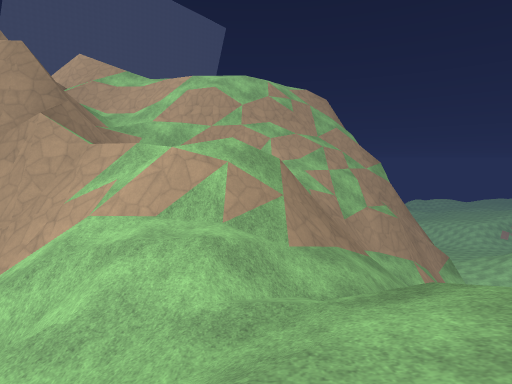
[1] (above)

16 first-person views from a walk through a level from a Godot 3-D game. The camera is 1.2 m above the floor, tilts 6° down and sees 80° across. The floor is counted in squares, 2 m on a side. Each view is taken from the middle of a square. On the plan, view 1 faces up. The plan holds only what a view shows up to about 9 squares ahead; the rest is blank. The place goes on beyond the plan. Some surface patterns are stand-ins.

[2]
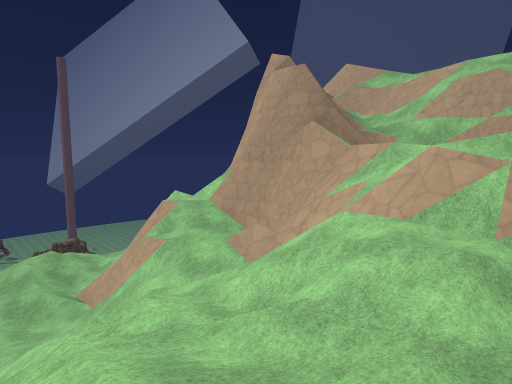

[3]
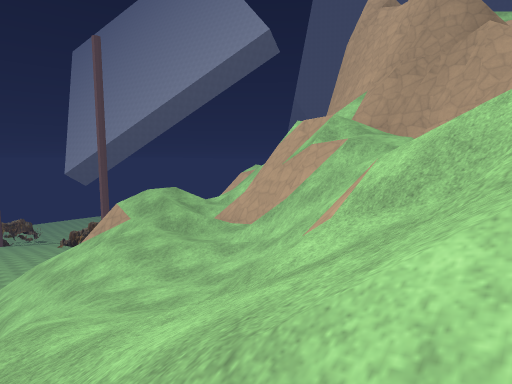

[4]
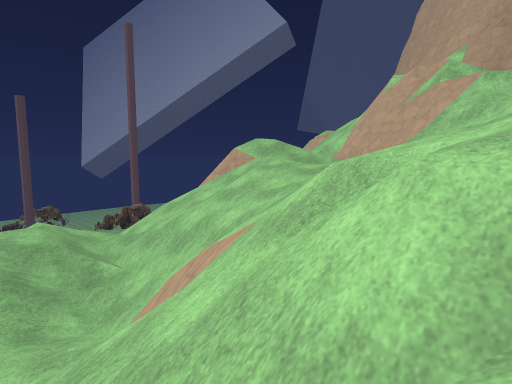

[5]
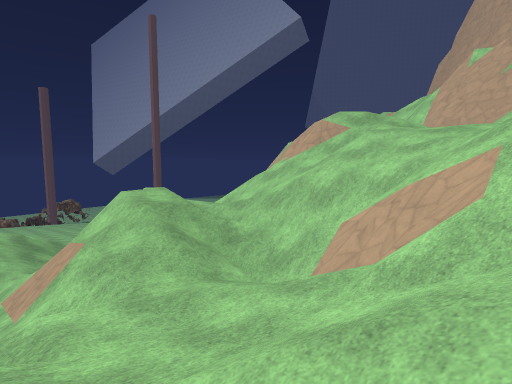

[6]
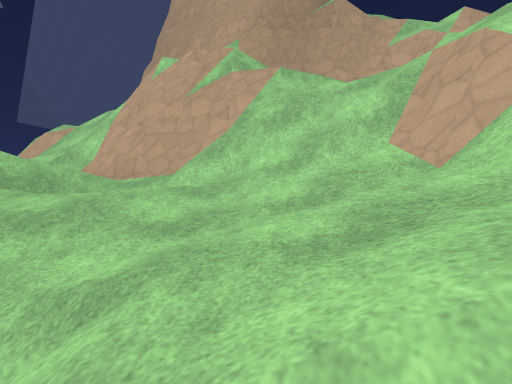

[7]
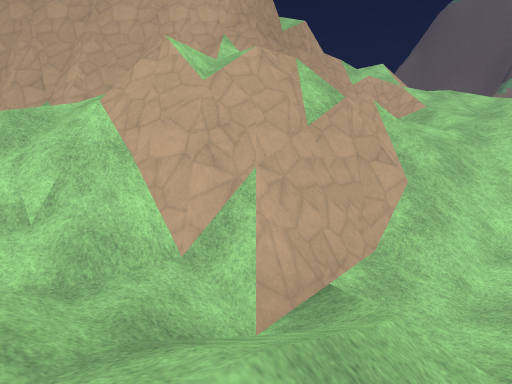

[8]
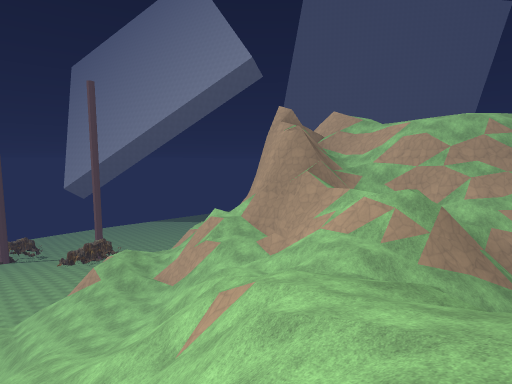

[9]
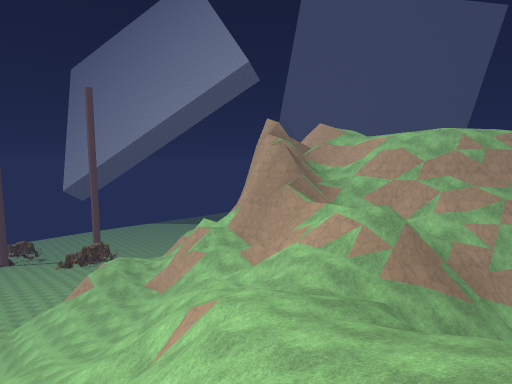

[10]
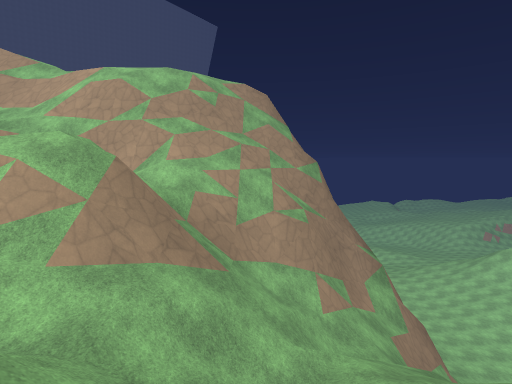

[11]
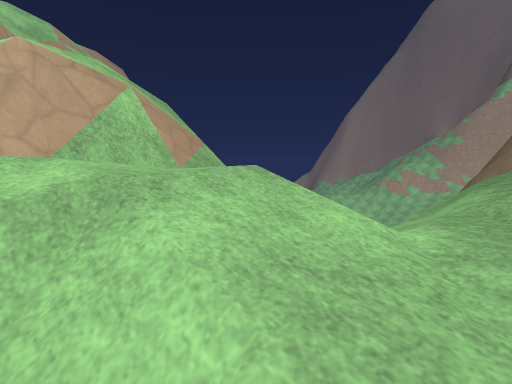

[12]
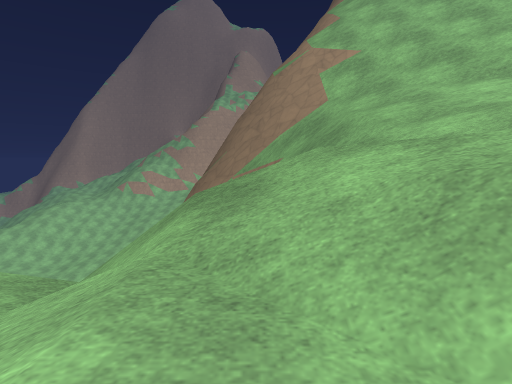

[13]
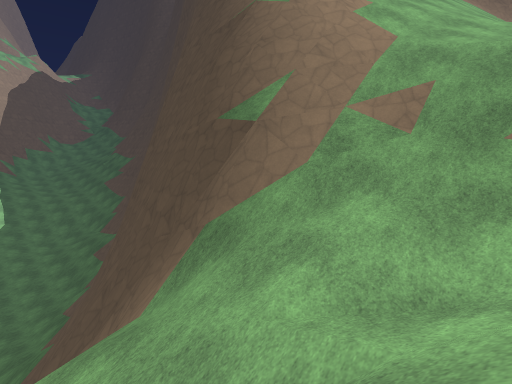

[14]
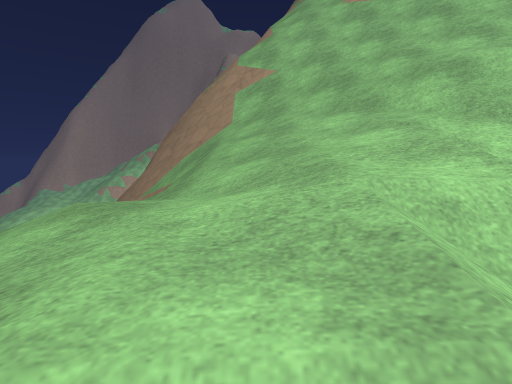

[15]
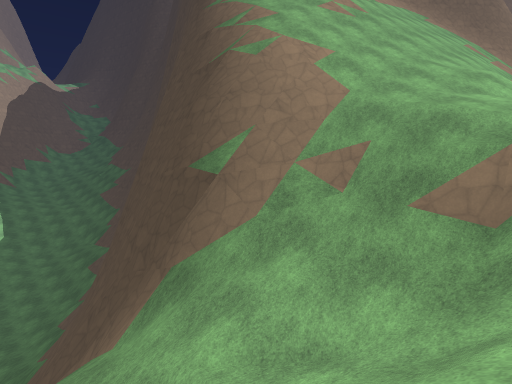

[16]
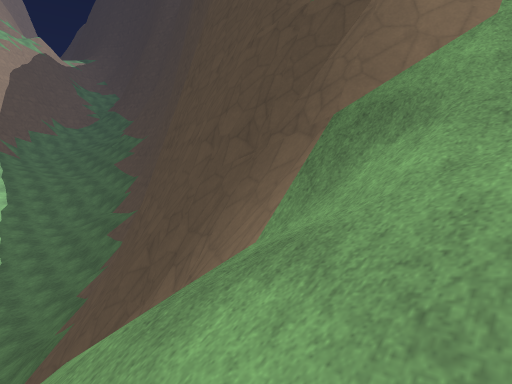

### Floor plan
Key: @ floor where view 1 was taken; # wall or solid block; . main floor; - floor 0.75 m lower than the main floor; _ floor 4 m lower than the main floor; < floor 4.75 m lower than the main floor; : floor 4.75 m higher than the main floor; + floor 5.75 m higher than the main floor; * floor 6.5 m higher than the main floor; ( floor 7.25 m lower than the main floor; % floor 7.25 m higher than the main floor; / step, stairs or slope; = window, fence, low wall or low ledge; v drop or lower ground.
Columns run from 12 left of view 1 to 15 right of it. Each row starts with its distance up from view 1.
 10                  ###
  9  ##          #####===
  8   ##         ##=/=/##
  7    ###       #//////     /(
  6 //#  ####  ###=///// ###///(
  5 //#/ //#####==/////#######//
  4 //###////#/*//////####   ##
  3 //=##/////////////###vv
  2 /////////:/+///=/=##vvvvv
  1 ///..//#/////%////#v/vvvv
  0 =/..-//#////@//////=//
 -1 ////-./////=/%///////
 -2 /////////////////////
 -3 //////////    //////=
 -4 ///==///       /////
 -5 ////////         //
 -6 //<_// /
 -7 //<///
 -8 //// /

Positions as (right, up) in squares from view 1, and headings:
1: (0, 0), facing up
2: (0, 0), facing up-left
3: (-3, -3), facing up-left
4: (-5, -6), facing up-left
5: (-7, -8), facing up-left
6: (-7, -3), facing up
7: (-12, 1), facing up-right
8: (3, -4), facing up-left
9: (4, -4), facing up-left
10: (3, 1), facing up
11: (-2, 2), facing up-right
12: (-1, 2), facing right
13: (3, 7), facing down-right
14: (-1, 0), facing right
15: (2, 7), facing down-right
16: (5, 7), facing down-right
